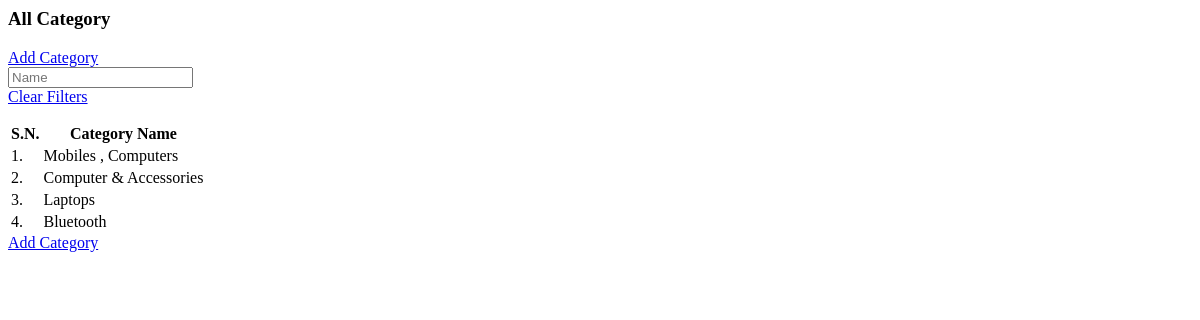
The app's page /category-list/, older data.
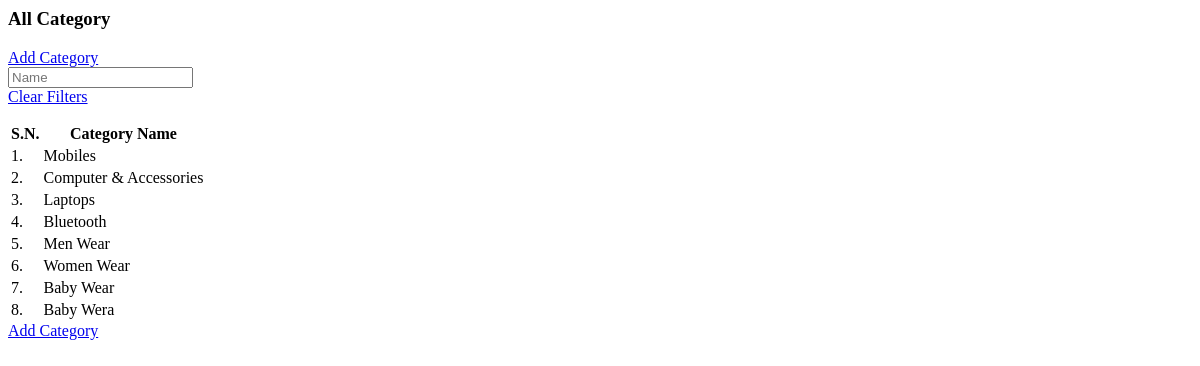
The same page, newer data.
### E_app/models.py (models this page shows)
class Category(models.Model):
    name = models.CharField(max_length=100)
    def __str__(self):
        return self.name

### E_app/views.py (the view)
# urls.py: path('category-list/', CategoryListView.as_view(), name='category_list'),
class CategoryListView(ListView):
    model = Category
    template_name = 'E_shop/category_list.html'
    context_object_name = 'categories'
    def get_queryset(self):
        queryset = Category.objects.all()
        name = self.request.GET.get('category')
        if name:
            queryset = queryset.filter(name__icontains=name)
        return queryset

### templates/E_shop/category_list.html
{% block main %}
<div class="row py-3">
  <div class="col-md-12 m-auto">
    <div class="card shadow">
      <div class="card-header d-flex justify-content-between">
        <h3 class="card-title fw-semibold">All Category</h3>
        <a href="{% url 'add_category' %}" class="btn btn-dark">Add Category</a>
      </div>
      <div class="card-body border-bottom">
        <form action="" method="get" up-autosubmit up-follow up-keep up-target="#country_list">
          <div class="row">
            <div class="col-sm-6 col-md-2">
              <div class="mb-3">
                <input type="text" class="form-control" name="category"
                       autocomplete="off" placeholder="Name">
              </div>
            </div>
            <div class="col-sm-6 col-md-1">
              <div class="mb-3 d-flex justify-content-between">
                <a href="{% url 'category_list' %}"
                   class="btn btn-outline-blue">
                  Clear Filters
                </a>
              </div>
            </div>
          </div>
        </form>
      </div>
      <div class="table-responsive">
        <table class="table table-vcenter card-table table-striped" id="country_list">
          <thead>
          <tr>
            <th class="w-1">S.N.
            </th>
            <th>Category Name</th>
          </tr>
          </thead>
          <tbody>
          {% for category in categories %}
          <tr>
            <td><span class="text-secondary">{{ forloop.counter }}.</span></td>
            <td>{{ category }}</td>
          </tr>
          {% endfor %}
          </tbody>
        </table>
      </div>
      <div class="card-footer d-flex align-items-center" up-hungry
      </div>
    <div class="col-sm-6 col-md-1">
              <div class="mb-3 d-flex justify-content-between">
                <a href="{% url 'add_category' %}"
                   class="btn btn-outline-blue">
                  Add Category
                </a>
              </div>
            </div>
    </div>
  </div>
</div>
{% endblock %}

Row changes from the older to the newer data that the page shows:
changed Category: name "Mobiles , Computers" → "Mobiles"
added Category: name "Men Wear"
added Category: name "Women Wear"
added Category: name "Baby Wear"
added Category: name "Baby Wera"
